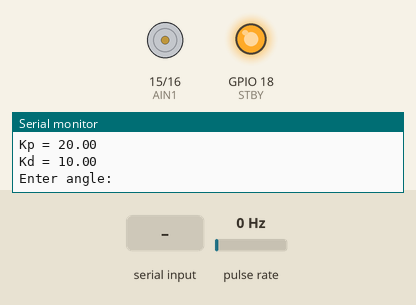
Recording of a sketch running on a simulated ESP32. Shown: motor-driver pin pairs drawn as motors (green arrow = first pin HIGH = forward, orange = second pin HIGH = backward, longer = more drive, scaled by the enable pin, stopped while the standby pin is LOW), output pins drawn as LEDs (lit = HIGH), the last lines printed to the serial monitor. Wiring (inferred from the names in the program): pulse sensor: data GPIO 4. The inputs (shaded band) are chosen by the test bench; at power-on: pulse rate 0 Hz.

Above: at 2.2 s.
2.3 s: "90,45\n" received over Serial
At 3.2 s:
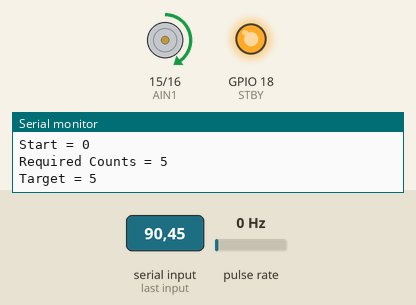
3.8 s: pulse rate (sensor on GPIO 4) set to 4 Hz
At 4.35 s:
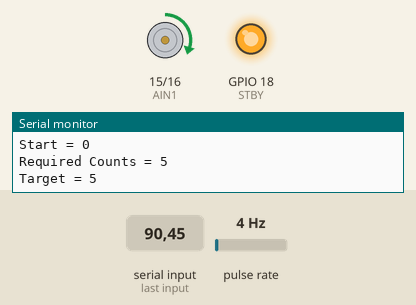
6.4 s: "200\n" received over Serial
At 6.6 s:
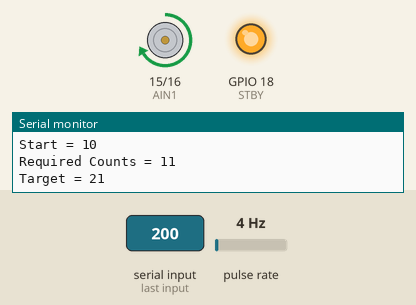
Timing chart, 0 to 10.5 s (numbered marks = the images above; inputs shaded):
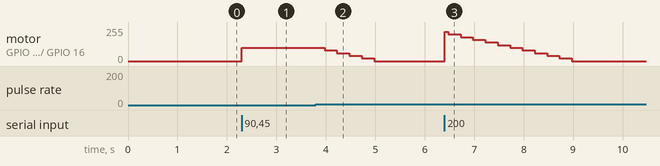

The sketch:

04_PD_Controller.ino
```cpp
const int ENCODER_PIN = 4;

const int AIN1 = 15;
const int AIN2 = 16;
const int PWMA = 17;
const int STBY = 18;

const int COUNTS_PER_REV = 20;
const int MAX_PWM = 255;

float Kp = 20;
float Kd = 10.0;

volatile long encoderCount = 0;
volatile int motorDirection = 1;

float previousError = 0;

unsigned long previousTime;


void IRAM_ATTR encoderPulse()
{
    encoderCount += motorDirection;
}


void setMotor(int direction, int pwm)
{
    motorDirection = direction;

    if (direction > 0)
    {
        digitalWrite(AIN1, HIGH);
        digitalWrite(AIN2, LOW);
    }
    else
    {
        digitalWrite(AIN1, LOW);
        digitalWrite(AIN2, HIGH);
    }

    analogWrite(PWMA, constrain(pwm, 0, MAX_PWM));
}


void stopMotor()
{
    analogWrite(PWMA, 0);

    digitalWrite(AIN1, LOW);
    digitalWrite(AIN2, LOW);
}


void setup()
{
    Serial.begin(115200);
    delay(1000);

    pinMode(ENCODER_PIN, INPUT_PULLUP);

    attachInterrupt(
        digitalPinToInterrupt(ENCODER_PIN),
        encoderPulse,
        RISING
    );

    pinMode(AIN1, OUTPUT);
    pinMode(AIN2, OUTPUT);
    pinMode(PWMA, OUTPUT);
    pinMode(STBY, OUTPUT);

    digitalWrite(STBY, HIGH);

    stopMotor();

    Serial.println("==============================");
    Serial.println("OPQC - Phase 3");
    Serial.println("Test 4 - PD Position Control");
    Serial.println("==============================");

    Serial.print("Kp = ");
    Serial.println(Kp);

    Serial.print("Kd = ");
    Serial.println(Kd);

    Serial.println();
    Serial.println("Enter angle:");
}


void loop()
{
    if (Serial.available())
    {
        float commandedAngle = Serial.parseFloat();

        while (Serial.available())
        {
            Serial.read();
        }

        long startPosition = encoderCount;

        long requiredCounts =
            lround(
                commandedAngle *
                COUNTS_PER_REV /
                360.0
            );

        long targetPosition =
            startPosition + requiredCounts;

        float previousError = 0;

        unsigned long previousTime = micros();


        Serial.println();

        Serial.print("Commanded Angle = ");
        Serial.print(commandedAngle);
        Serial.println(" degrees");

        Serial.print("Start = ");
        Serial.println(startPosition);

        Serial.print("Required Counts = ");
        Serial.println(requiredCounts);

        Serial.print("Target = ");
        Serial.println(targetPosition);

        Serial.println();


        while (true)
        {
            long currentPosition = encoderCount;

            float error =
                targetPosition - currentPosition;


            if (error == 0)
            {
                stopMotor();

                Serial.println("Target reached");

                Serial.print("Final Count = ");
                Serial.println(encoderCount);

                Serial.println();
                Serial.println("Enter angle:");

                break;
            }


            unsigned long currentTime = micros();

            float dt =
                (currentTime - previousTime) /
                1000000.0;

            previousTime = currentTime;

            if (dt <= 0)
                continue;


            float derivative =
                (error - previousError) / dt;

            float output =
                Kp * error +
                Kd * derivative;

            previousError = error;


            int direction =
                output > 0 ? 1 : -1;

            int pwm =
                constrain(
                    abs((int)output),
                    0,
                    MAX_PWM
                );


            setMotor(direction, pwm);
        }
    }
}
```

Measured:
- after the input at 2.3 s, motor on GPIO 15 (AIN1) / GPIO 16 (AIN2): stopped → forward 100/255 at once
- after the input at 3.8 s, motor on GPIO 15 (AIN1) / GPIO 16 (AIN2): moves from forward 100/255 to stopped over 1.0 s, starting after 0.18 s
